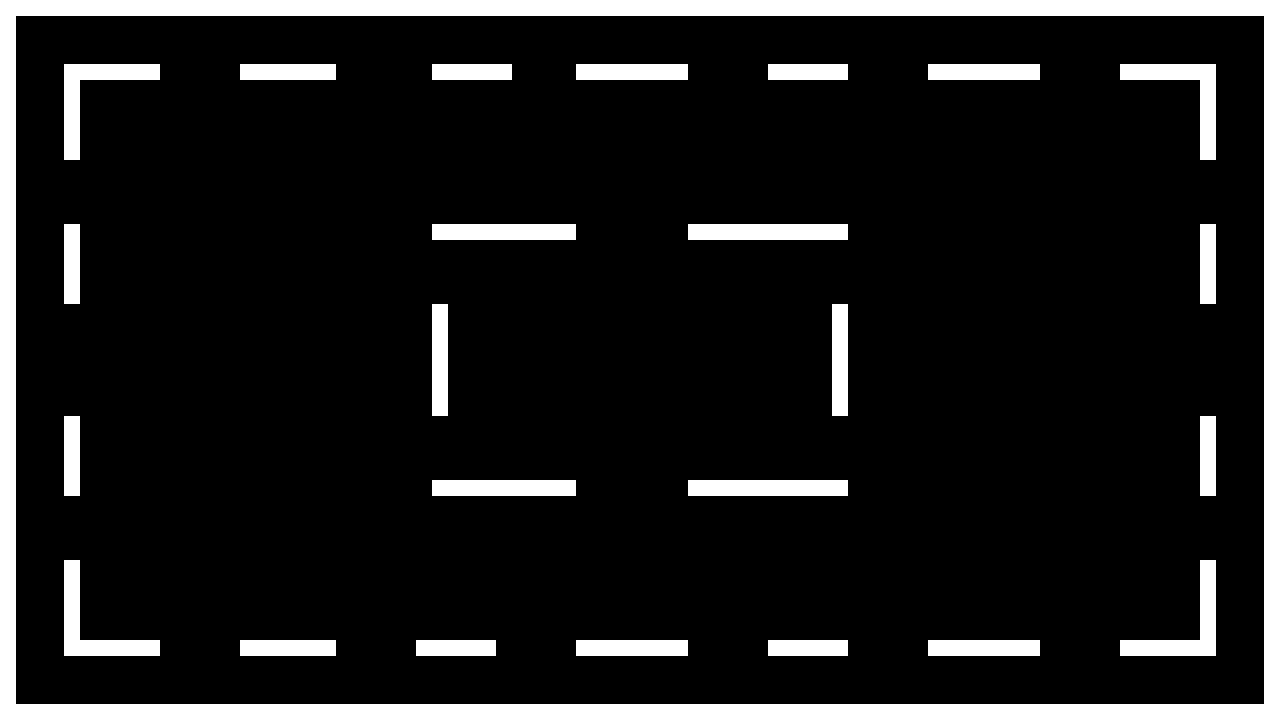

Rendered tile map (Tiled .tmx) drawn with the repository's tilesets; below, a short description and the full map source, tile grids included:
An orthogonal 80x45 tile map with 16x16 px tiles, 1 tile layer (Tile Layer 1).

<map version="1.0" orientation="orthogonal" renderorder="right-down" width="80" height="45" tilewidth="16" tileheight="16" nextobjectid="1">
 <tileset firstgid="1" name="blackTile" tilewidth="16" tileheight="16" tilecount="1" columns="1">
  <image source="blackTile.png" width="16" height="16" />
 </tileset>
 <layer name="Tile Layer 1" width="80" height="45">
  <data encoding="csv">
1,1,1,1,1,1,1,1,1,1,1,1,1,1,1,1,1,1,1,1,1,1,1,1,1,1,1,1,1,1,1,1,1,1,1,1,1,1,1,1,1,1,1,1,1,1,1,1,1,1,1,1,1,1,1,1,1,1,1,1,1,1,1,1,1,1,1,1,1,1,1,1,1,1,1,1,1,1,1,1,
1,0,0,0,0,0,0,0,0,0,0,0,0,0,0,0,0,0,0,0,0,0,0,0,0,0,0,0,0,0,0,0,0,0,0,0,0,0,0,0,0,0,0,0,0,0,0,0,0,0,0,0,0,0,0,0,0,0,0,0,0,0,0,0,0,0,0,0,0,0,0,0,0,0,0,0,0,0,0,1,
1,0,0,0,0,0,0,0,0,0,0,0,0,0,0,0,0,0,0,0,0,0,0,0,0,0,0,0,0,0,0,0,0,0,0,0,0,0,0,0,0,0,0,0,0,0,0,0,0,0,0,0,0,0,0,0,0,0,0,0,0,0,0,0,0,0,0,0,0,0,0,0,0,0,0,0,0,0,0,1,
1,0,0,0,0,0,0,0,0,0,0,0,0,0,0,0,0,0,0,0,0,0,0,0,0,0,0,0,0,0,0,0,0,0,0,0,0,0,0,0,0,0,0,0,0,0,0,0,0,0,0,0,0,0,0,0,0,0,0,0,0,0,0,0,0,0,0,0,0,0,0,0,0,0,0,0,0,0,0,1,
1,0,0,0,1,1,1,1,1,1,0,0,0,0,0,1,1,1,1,1,1,0,0,0,0,0,0,1,1,1,1,1,0,0,0,0,1,1,1,1,1,1,1,0,0,0,0,0,1,1,1,1,1,0,0,0,0,0,1,1,1,1,1,1,1,0,0,0,0,0,1,1,1,1,1,1,0,0,0,1,
1,0,0,0,1,0,0,0,0,0,0,0,0,0,0,0,0,0,0,0,0,0,0,0,0,0,0,0,0,0,0,0,0,0,0,0,0,0,0,0,0,0,0,0,0,0,0,0,0,0,0,0,0,0,0,0,0,0,0,0,0,0,0,0,0,0,0,0,0,0,0,0,0,0,0,1,0,0,0,1,
1,0,0,0,1,0,0,0,0,0,0,0,0,0,0,0,0,0,0,0,0,0,0,0,0,0,0,0,0,0,0,0,0,0,0,0,0,0,0,0,0,0,0,0,0,0,0,0,0,0,0,0,0,0,0,0,0,0,0,0,0,0,0,0,0,0,0,0,0,0,0,0,0,0,0,1,0,0,0,1,
1,0,0,0,1,0,0,0,0,0,0,0,0,0,0,0,0,0,0,0,0,0,0,0,0,0,0,0,0,0,0,0,0,0,0,0,0,0,0,0,0,0,0,0,0,0,0,0,0,0,0,0,0,0,0,0,0,0,0,0,0,0,0,0,0,0,0,0,0,0,0,0,0,0,0,1,0,0,0,1,
1,0,0,0,1,0,0,0,0,0,0,0,0,0,0,0,0,0,0,0,0,0,0,0,0,0,0,0,0,0,0,0,0,0,0,0,0,0,0,0,0,0,0,0,0,0,0,0,0,0,0,0,0,0,0,0,0,0,0,0,0,0,0,0,0,0,0,0,0,0,0,0,0,0,0,1,0,0,0,1,
1,0,0,0,1,0,0,0,0,0,0,0,0,0,0,0,0,0,0,0,0,0,0,0,0,0,0,0,0,0,0,0,0,0,0,0,0,0,0,0,0,0,0,0,0,0,0,0,0,0,0,0,0,0,0,0,0,0,0,0,0,0,0,0,0,0,0,0,0,0,0,0,0,0,0,1,0,0,0,1,
1,0,0,0,0,0,0,0,0,0,0,0,0,0,0,0,0,0,0,0,0,0,0,0,0,0,0,0,0,0,0,0,0,0,0,0,0,0,0,0,0,0,0,0,0,0,0,0,0,0,0,0,0,0,0,0,0,0,0,0,0,0,0,0,0,0,0,0,0,0,0,0,0,0,0,0,0,0,0,1,
1,0,0,0,0,0,0,0,0,0,0,0,0,0,0,0,0,0,0,0,0,0,0,0,0,0,0,0,0,0,0,0,0,0,0,0,0,0,0,0,0,0,0,0,0,0,0,0,0,0,0,0,0,0,0,0,0,0,0,0,0,0,0,0,0,0,0,0,0,0,0,0,0,0,0,0,0,0,0,1,
1,0,0,0,0,0,0,0,0,0,0,0,0,0,0,0,0,0,0,0,0,0,0,0,0,0,0,0,0,0,0,0,0,0,0,0,0,0,0,0,0,0,0,0,0,0,0,0,0,0,0,0,0,0,0,0,0,0,0,0,0,0,0,0,0,0,0,0,0,0,0,0,0,0,0,0,0,0,0,1,
1,0,0,0,0,0,0,0,0,0,0,0,0,0,0,0,0,0,0,0,0,0,0,0,0,0,0,0,0,0,0,0,0,0,0,0,0,0,0,0,0,0,0,0,0,0,0,0,0,0,0,0,0,0,0,0,0,0,0,0,0,0,0,0,0,0,0,0,0,0,0,0,0,0,0,0,0,0,0,1,
1,0,0,0,1,0,0,0,0,0,0,0,0,0,0,0,0,0,0,0,0,0,0,0,0,0,0,1,1,1,1,1,1,1,1,1,0,0,0,0,0,0,0,1,1,1,1,1,1,1,1,1,1,0,0,0,0,0,0,0,0,0,0,0,0,0,0,0,0,0,0,0,0,0,0,1,0,0,0,1,
1,0,0,0,1,0,0,0,0,0,0,0,0,0,0,0,0,0,0,0,0,0,0,0,0,0,0,0,0,0,0,0,0,0,0,0,0,0,0,0,0,0,0,0,0,0,0,0,0,0,0,0,0,0,0,0,0,0,0,0,0,0,0,0,0,0,0,0,0,0,0,0,0,0,0,1,0,0,0,1,
1,0,0,0,1,0,0,0,0,0,0,0,0,0,0,0,0,0,0,0,0,0,0,0,0,0,0,0,0,0,0,0,0,0,0,0,0,0,0,0,0,0,0,0,0,0,0,0,0,0,0,0,0,0,0,0,0,0,0,0,0,0,0,0,0,0,0,0,0,0,0,0,0,0,0,1,0,0,0,1,
1,0,0,0,1,0,0,0,0,0,0,0,0,0,0,0,0,0,0,0,0,0,0,0,0,0,0,0,0,0,0,0,0,0,0,0,0,0,0,0,0,0,0,0,0,0,0,0,0,0,0,0,0,0,0,0,0,0,0,0,0,0,0,0,0,0,0,0,0,0,0,0,0,0,0,1,0,0,0,1,
1,0,0,0,1,0,0,0,0,0,0,0,0,0,0,0,0,0,0,0,0,0,0,0,0,0,0,0,0,0,0,0,0,0,0,0,0,0,0,0,0,0,0,0,0,0,0,0,0,0,0,0,0,0,0,0,0,0,0,0,0,0,0,0,0,0,0,0,0,0,0,0,0,0,0,1,0,0,0,1,
1,0,0,0,0,0,0,0,0,0,0,0,0,0,0,0,0,0,0,0,0,0,0,0,0,0,0,1,0,0,0,0,0,0,0,0,0,0,0,0,0,0,0,0,0,0,0,0,0,0,0,0,1,0,0,0,0,0,0,0,0,0,0,0,0,0,0,0,0,0,0,0,0,0,0,0,0,0,0,1,
1,0,0,0,0,0,0,0,0,0,0,0,0,0,0,0,0,0,0,0,0,0,0,0,0,0,0,1,0,0,0,0,0,0,0,0,0,0,0,0,0,0,0,0,0,0,0,0,0,0,0,0,1,0,0,0,0,0,0,0,0,0,0,0,0,0,0,0,0,0,0,0,0,0,0,0,0,0,0,1,
1,0,0,0,0,0,0,0,0,0,0,0,0,0,0,0,0,0,0,0,0,0,0,0,0,0,0,1,0,0,0,0,0,0,0,0,0,0,0,0,0,0,0,0,0,0,0,0,0,0,0,0,1,0,0,0,0,0,0,0,0,0,0,0,0,0,0,0,0,0,0,0,0,0,0,0,0,0,0,1,
1,0,0,0,0,0,0,0,0,0,0,0,0,0,0,0,0,0,0,0,0,0,0,0,0,0,0,1,0,0,0,0,0,0,0,0,0,0,0,0,0,0,0,0,0,0,0,0,0,0,0,0,1,0,0,0,0,0,0,0,0,0,0,0,0,0,0,0,0,0,0,0,0,0,0,0,0,0,0,1,
1,0,0,0,0,0,0,0,0,0,0,0,0,0,0,0,0,0,0,0,0,0,0,0,0,0,0,1,0,0,0,0,0,0,0,0,0,0,0,0,0,0,0,0,0,0,0,0,0,0,0,0,1,0,0,0,0,0,0,0,0,0,0,0,0,0,0,0,0,0,0,0,0,0,0,0,0,0,0,1,
1,0,0,0,0,0,0,0,0,0,0,0,0,0,0,0,0,0,0,0,0,0,0,0,0,0,0,1,0,0,0,0,0,0,0,0,0,0,0,0,0,0,0,0,0,0,0,0,0,0,0,0,1,0,0,0,0,0,0,0,0,0,0,0,0,0,0,0,0,0,0,0,0,0,0,0,0,0,0,1,
1,0,0,0,0,0,0,0,0,0,0,0,0,0,0,0,0,0,0,0,0,0,0,0,0,0,0,1,0,0,0,0,0,0,0,0,0,0,0,0,0,0,0,0,0,0,0,0,0,0,0,0,1,0,0,0,0,0,0,0,0,0,0,0,0,0,0,0,0,0,0,0,0,0,0,0,0,0,0,1,
1,0,0,0,1,0,0,0,0,0,0,0,0,0,0,0,0,0,0,0,0,0,0,0,0,0,0,0,0,0,0,0,0,0,0,0,0,0,0,0,0,0,0,0,0,0,0,0,0,0,0,0,0,0,0,0,0,0,0,0,0,0,0,0,0,0,0,0,0,0,0,0,0,0,0,1,0,0,0,1,
1,0,0,0,1,0,0,0,0,0,0,0,0,0,0,0,0,0,0,0,0,0,0,0,0,0,0,0,0,0,0,0,0,0,0,0,0,0,0,0,0,0,0,0,0,0,0,0,0,0,0,0,0,0,0,0,0,0,0,0,0,0,0,0,0,0,0,0,0,0,0,0,0,0,0,1,0,0,0,1,
1,0,0,0,1,0,0,0,0,0,0,0,0,0,0,0,0,0,0,0,0,0,0,0,0,0,0,0,0,0,0,0,0,0,0,0,0,0,0,0,0,0,0,0,0,0,0,0,0,0,0,0,0,0,0,0,0,0,0,0,0,0,0,0,0,0,0,0,0,0,0,0,0,0,0,1,0,0,0,1,
1,0,0,0,1,0,0,0,0,0,0,0,0,0,0,0,0,0,0,0,0,0,0,0,0,0,0,0,0,0,0,0,0,0,0,0,0,0,0,0,0,0,0,0,0,0,0,0,0,0,0,0,0,0,0,0,0,0,0,0,0,0,0,0,0,0,0,0,0,0,0,0,0,0,0,1,0,0,0,1,
1,0,0,0,1,0,0,0,0,0,0,0,0,0,0,0,0,0,0,0,0,0,0,0,0,0,0,1,1,1,1,1,1,1,1,1,0,0,0,0,0,0,0,1,1,1,1,1,1,1,1,1,1,0,0,0,0,0,0,0,0,0,0,0,0,0,0,0,0,0,0,0,0,0,0,1,0,0,0,1,
1,0,0,0,0,0,0,0,0,0,0,0,0,0,0,0,0,0,0,0,0,0,0,0,0,0,0,0,0,0,0,0,0,0,0,0,0,0,0,0,0,0,0,0,0,0,0,0,0,0,0,0,0,0,0,0,0,0,0,0,0,0,0,0,0,0,0,0,0,0,0,0,0,0,0,0,0,0,0,1,
1,0,0,0,0,0,0,0,0,0,0,0,0,0,0,0,0,0,0,0,0,0,0,0,0,0,0,0,0,0,0,0,0,0,0,0,0,0,0,0,0,0,0,0,0,0,0,0,0,0,0,0,0,0,0,0,0,0,0,0,0,0,0,0,0,0,0,0,0,0,0,0,0,0,0,0,0,0,0,1,
1,0,0,0,0,0,0,0,0,0,0,0,0,0,0,0,0,0,0,0,0,0,0,0,0,0,0,0,0,0,0,0,0,0,0,0,0,0,0,0,0,0,0,0,0,0,0,0,0,0,0,0,0,0,0,0,0,0,0,0,0,0,0,0,0,0,0,0,0,0,0,0,0,0,0,0,0,0,0,1,
1,0,0,0,0,0,0,0,0,0,0,0,0,0,0,0,0,0,0,0,0,0,0,0,0,0,0,0,0,0,0,0,0,0,0,0,0,0,0,0,0,0,0,0,0,0,0,0,0,0,0,0,0,0,0,0,0,0,0,0,0,0,0,0,0,0,0,0,0,0,0,0,0,0,0,0,0,0,0,1,
1,0,0,0,1,0,0,0,0,0,0,0,0,0,0,0,0,0,0,0,0,0,0,0,0,0,0,0,0,0,0,0,0,0,0,0,0,0,0,0,0,0,0,0,0,0,0,0,0,0,0,0,0,0,0,0,0,0,0,0,0,0,0,0,0,0,0,0,0,0,0,0,0,0,0,1,0,0,0,1,
1,0,0,0,1,0,0,0,0,0,0,0,0,0,0,0,0,0,0,0,0,0,0,0,0,0,0,0,0,0,0,0,0,0,0,0,0,0,0,0,0,0,0,0,0,0,0,0,0,0,0,0,0,0,0,0,0,0,0,0,0,0,0,0,0,0,0,0,0,0,0,0,0,0,0,1,0,0,0,1,
1,0,0,0,1,0,0,0,0,0,0,0,0,0,0,0,0,0,0,0,0,0,0,0,0,0,0,0,0,0,0,0,0,0,0,0,0,0,0,0,0,0,0,0,0,0,0,0,0,0,0,0,0,0,0,0,0,0,0,0,0,0,0,0,0,0,0,0,0,0,0,0,0,0,0,1,0,0,0,1,
1,0,0,0,1,0,0,0,0,0,0,0,0,0,0,0,0,0,0,0,0,0,0,0,0,0,0,0,0,0,0,0,0,0,0,0,0,0,0,0,0,0,0,0,0,0,0,0,0,0,0,0,0,0,0,0,0,0,0,0,0,0,0,0,0,0,0,0,0,0,0,0,0,0,0,1,0,0,0,1,
1,0,0,0,1,0,0,0,0,0,0,0,0,0,0,0,0,0,0,0,0,0,0,0,0,0,0,0,0,0,0,0,0,0,0,0,0,0,0,0,0,0,0,0,0,0,0,0,0,0,0,0,0,0,0,0,0,0,0,0,0,0,0,0,0,0,0,0,0,0,0,0,0,0,0,1,0,0,0,1,
1,0,0,0,1,1,1,1,1,1,0,0,0,0,0,1,1,1,1,1,1,0,0,0,0,0,1,1,1,1,1,0,0,0,0,0,1,1,1,1,1,1,1,0,0,0,0,0,1,1,1,1,1,0,0,0,0,0,1,1,1,1,1,1,1,0,0,0,0,0,1,1,1,1,1,1,0,0,0,1,
1,0,0,0,0,0,0,0,0,0,0,0,0,0,0,0,0,0,0,0,0,0,0,0,0,0,0,0,0,0,0,0,0,0,0,0,0,0,0,0,0,0,0,0,0,0,0,0,0,0,0,0,0,0,0,0,0,0,0,0,0,0,0,0,0,0,0,0,0,0,0,0,0,0,0,0,0,0,0,1,
1,0,0,0,0,0,0,0,0,0,0,0,0,0,0,0,0,0,0,0,0,0,0,0,0,0,0,0,0,0,0,0,0,0,0,0,0,0,0,0,0,0,0,0,0,0,0,0,0,0,0,0,0,0,0,0,0,0,0,0,0,0,0,0,0,0,0,0,0,0,0,0,0,0,0,0,0,0,0,1,
1,0,0,0,0,0,0,0,0,0,0,0,0,0,0,0,0,0,0,0,0,0,0,0,0,0,0,0,0,0,0,0,0,0,0,0,0,0,0,0,0,0,0,0,0,0,0,0,0,0,0,0,0,0,0,0,0,0,0,0,0,0,0,0,0,0,0,0,0,0,0,0,0,0,0,0,0,0,0,1,
1,1,1,1,1,1,1,1,1,1,1,1,1,1,1,1,1,1,1,1,1,1,1,1,1,1,1,1,1,1,1,1,1,1,1,1,1,1,1,1,1,1,1,1,1,1,1,1,1,1,1,1,1,1,1,1,1,1,1,1,1,1,1,1,1,1,1,1,1,1,1,1,1,1,1,1,1,1,1,1
</data>
 </layer>
</map>